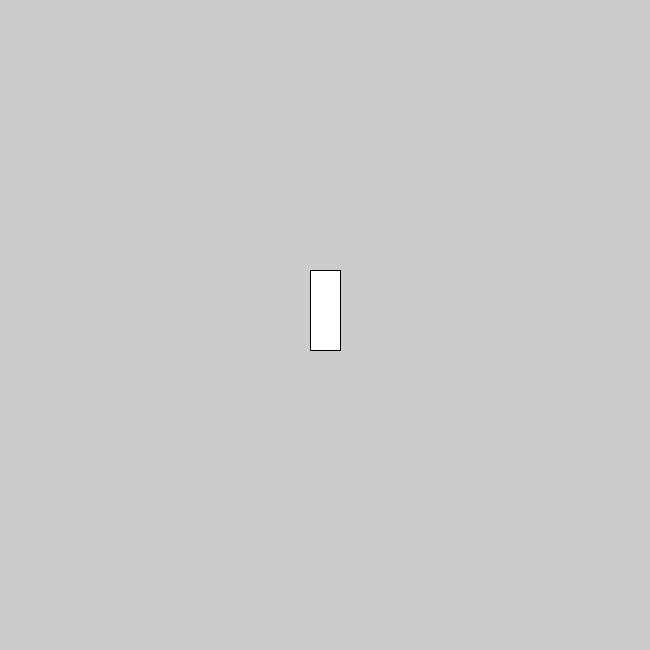
Frame 1 (no input)
Frame 60 (the mouse pressed at the canvas centre just before this capture): identical to frame 1, image omitted
Frame 120 (the mouse held since frame 60 and released just before this capture): identical to frame 1, image omitted

The Processing sketch that drew this single still picture (run headless with seeded random() and noise(); from frame 60 on, the mouse is pressed at the canvas centre):

// Processing sketch: nez_rectangulaire
// ── nez_rectangulaire.pde
void setup() {
   size(650, 650); 
}

void draw() {
 rect(310, 270, 30, 80); 
}
